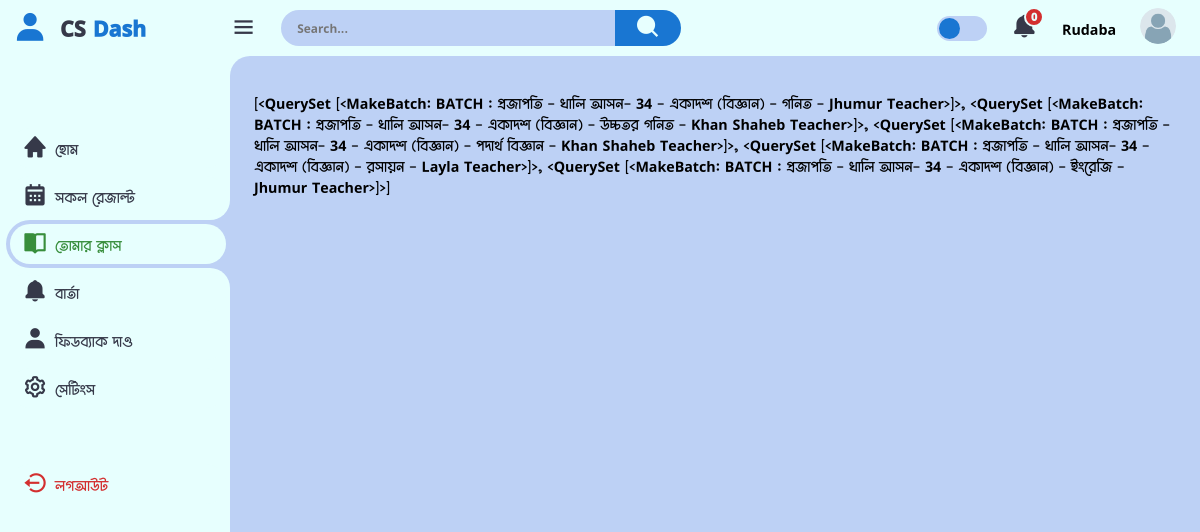
The page /student_dashboard/class (signed in) on the database its author committed.
### users/models.py (models this page shows, shortened)
class CustomUser(AbstractUser):
    username = None
    email = models.EmailField("email_address", unique=True, max_length=354)
    phone_number = models.CharField(max_length=15, blank=True, null=True)
    ROLE_CHOICES = [
        ('student', 'Student'),
        ('teacher', 'Teacher'),
        ('guardian', 'Guardian'),
    ]
    role = models.CharField(max_length=10, choices=ROLE_CHOICES)
    USERNAME_FIELD = "email"
    REQUIRED_FIELDS = ['phone_number']
    objects = CustomManager()
    class Meta:
        verbose_name_plural = "ইউজার অ্যাকাউন্ট *VIP* "

class Student(models.Model):
    user = models.OneToOneField(CustomUser, on_delete=models.CASCADE)
    basic_step_of_reg = models.BooleanField(default=False)
    choose_subjects = models.BooleanField(default=False)
    s_approval = models.BooleanField(default=False)
    guardian_phone_is_verified = models.BooleanField(default=False)
    s_name = models.CharField(max_length=170, null=True, blank=True)
    shift = models.ForeignKey(Shift, on_delete=models.CASCADE, null=True, blank=True)
    batch = models.ForeignKey(Batch, on_delete=models.CASCADE, null=True, blank=True)
    profile_pic = models.ImageField( upload_to="student", default='avatar.png')
    class_subjects = models.ForeignKey(ClassWithSubject, on_delete=models.CASCADE, null=True, blank=True )
    s_id = models.IntegerField(null=True, blank=True)
    guardian_phone = models.CharField(max_length=15)
    your_subjects = MultiSelectField(max_length=170, null=True, blank=True)
    s_phone = models.CharField(max_length=15, blank=True, null=True)
    guardian_email = models.EmailField(max_length=100, blank=True, null=True)
    created_at = models.DateTimeField(auto_now_add=True)
    updated_at = models.DateTimeField(auto_now=True)
    def __init__(self, *args, **kwargs):
        super(Student, self).__init__(*args, **kwargs)
        if self.class_subjects:
            self._meta.get_field('your_subjects').choices = [
                (subject.name.lower(), subject.name) for subject in self.class_subjects.subjects.all()
            ]
        else:
            self._meta.get_field('your_subjects').choices = [
                ('math', 'math')
            ]
    class Meta:
        verbose_name_plural = "ইউজার ( শিক্ষার্থী )"

class MakeBatch(models.Model):
    batch = models.ForeignKey(Batch, on_delete=models.CASCADE)
    class_name = models.ForeignKey( ClassWithSubject, on_delete=models.CASCADE)
    subject = models.ForeignKey(Subjects, on_delete=models.CASCADE, null=True,blank=True)
    teacher = models.ForeignKey(Teacher, on_delete=models.CASCADE, null=True,blank=True)
    start_class = models.TimeField(null=True,blank=True)
    end_class = models.TimeField(null=True, blank=True)
    def __str__(self):
        return f"BATCH : {self.batch} - {self.class_name} - {self.subject} - {self.teacher}"
    class Meta:
        verbose_name_plural = "ব্যাচ ও বিষয় ভিত্তিক শিক্ষক"

class Batch(models.Model):
    shift = models.ForeignKey(Shift, on_delete=models.CASCADE)
    batch_name = models.CharField( max_length=50)
    class_start = models.TimeField( auto_now=False, auto_now_add=False,null=True,blank=True)
    class_end = models.TimeField( auto_now=False, auto_now_add=False,null=True,blank=True)
    max_seat = models.IntegerField(default=35)
    total_available_seats = models.IntegerField(default=35, null=True, blank=True)
    def __str__(self):
        return f"{self.batch_name} - খালি আসন- {self.total_available_seats}"
    class Meta:
        verbose_name_plural = "ব্যাচ তৈরি"

class ClassWithSubject(models.Model):
    s_class = models.CharField(max_length=50, choices=class_for_student, null=True, blank=True)
    subjects = models.ManyToManyField(Subjects)
    def __str__(self):
        return self.s_class
    class Meta:
        verbose_name_plural = "শ্রেণী হিসেবে বিষয় নির্বাচন"

class Subjects(models.Model):
    name = models.CharField(max_length=100 )
    def __str__(self):
        return self.name
    class Meta:
        verbose_name_plural = "বিষয় যুক্ত করুন"

class Teacher(models.Model):
    user = models.OneToOneField(CustomUser, on_delete=models.CASCADE)
    basic_step_of_reg = models.BooleanField(default=False)
    t_name = models.CharField(max_length=100)
    profile_pic = models.ImageField(upload_to="teacher", default='teacher.png')
    teacher_background = models.CharField(max_length=20, choices=background_of_teacher)
    t_present_adress = models.CharField( max_length=150, null=True, blank=True)
    t_permnt_adress = models.CharField( max_length=150, null=True, blank=True)
    t_extra_phone = models.CharField( max_length=50, null=True, blank=True)
    t_approval = models.BooleanField(default=False)
    created_at = models.DateTimeField(auto_now_add=True)
    updated_at = models.DateTimeField(auto_now=True)
    def __str__(self):
        return f"{self.t_name} Teacher"
    class Meta:
        verbose_name_plural = "ইউজার( শিক্ষক-শিক্ষিকা )"

### home/views.py (the view, shortened to what this page needs)
# urls.py: path('student_dashboard/<str:page>', student_dashb, name="student_dashb"),
@login_required
def student_dashb(request, page=None):
    if request.user.role == 'student':
        if page == 'feedback':
            return render(request, 'student/dash_feedback.html')
        elif page == 'message':
            all_msg = MessageForStudent.objects.filter(message_for = request.user.student).order_by('-upload_at', 'visited')
            context = {
                'all_message':all_msg,
            }
            return render(request, 'student/dash_message.html', context)
        elif page == 'settings':
            return edit_profile(request)
        elif page == 'hw':
            hw = {1:"New hw added 2023"}
            context = {'hw':hw}
            return render(request, 'student/hw.html', context)
        elif page == 'sheet':
            sheet = {'title':"New note of chapter 3"}
            context = {'hw':sheet}
            return render(request, 'student/sheets.html', context)
        elif page == 'class':
            student = request.user.student
            routine = []
            student_batch = student.batch
            if student_batch:
                subjects_per_class = student.class_subjects
                if subjects_per_class:
                    subjects = subjects_per_class.subjects.all()
                    for subject in subjects:
                        data = MakeBatch.objects.filter(batch=student_batch, class_name=subjects_per_class, subject=subject)
                        if data:
                            routine.append(data)
            context = {'routine': routine}
            return render(request, 'student/dash_class.html', context)
        elif page == 'change_password':
            return change_password(request)
        elif page == 'result':
            mark = MarksOfStudent.objects.filter(student_id = request.user.student.s_id)
            return render(request, 'student/dash_result.html', context={'marks':mark})
        else:
            return render(request, 'student/dash_home.html')
    else:
        return render(request, 'main/404.html')

### home/public.py (called while the page is built, shortened)
def common_data(request):
    try:
        if request.user.role == "student":
            try:
                unviewed_msg_std = MessageForStudent.objects.filter(message_for = request.user.student, visited = False).count()
            except:
                unviewed_msg_std = 0
            context = {
                'unviewed_msg_std' : unviewed_msg_std,
            }
        else:
            context={}
    except:
        context = {}
    return context

### templates/student/dash_class.html
{% extends 'student/dash_base.html' %}
{% block content %}
{{routine}}
{% endblock content %}

### templates/student/dash_base.html (shortened to what this page needs)
{% load static %}
<!DOCTYPE html>
<html lang="en">
<head>
    <link href='https://unpkg.com/boxicons@2.1.4/css/boxicons.min.css' rel='stylesheet'>
    <link rel="stylesheet" href="{% static 'css/d.css' %}">
</head>
<body>
    <div class="sidebar">
        <a href="{% url "student_dashb" 'home' %}" class="logo">
            <i class='bx bxs-user'></i>
            <div class="logo-name"><span> CS</span> Dash</div>
        </a>
        <ul class="side-menu">
            {% url 'student_dashb' page='home' as home %}
            {% url 'student_dashb' page='result' as result %}
            {% url 'student_dashb' page='class' as class %}
            {% url 'student_dashb' page='message' as message %}
            {% url 'student_dashb' page='feedback' as feedback %}
            {% url 'student_dashb' page='settings' as settings %}
            <li class="{% if request.path == home %}active{% endif %}">
                <a href="{% url 'student_dashb' page='home' %}"><i class='bx bxs-home'></i> হোম </a>
            </li>
            <li class="{% if request.path == result %}active{% endif %}">
                <a href="{% url 'student_dashb' page='result' %}"><i class='bx bxs-calendar'></i>সকল রেজাল্ট</a>
            </li>
            <li class="{% if request.path == class %}active{% endif %}">
                <a href="{% url 'student_dashb' page='class' %}"><i class='bx bxs-book-open'></i>তোমার ক্লাস</a>
            </li>
            <li class="{% if request.path == message %}active{% endif %}">
                <a href="{% url 'student_dashb' page='message' %}"><i class='bx bxs-bell'></i>বার্তা </a>
            </li>
            <li class="{% if request.path == feedback %}active{% endif %}">
                <a href="{% url 'student_dashb' page='feedback' %}"><i class='bx bxs-user'></i>ফিডব্যাক দাও </a>
            </li>
            <li class="{% if request.path == settings %}active{% endif %}">
                <a href="{% url 'student_dashb' page='settings' %}"><i class='bx bx-cog ' ></i>সেটিংস</a>
            </li>
        </ul>
        <ul class="side-menu">
            <li>
                <a href="{% url "logout" %}" class="logout">
                    <i class='bx bx-log-out-circle bx-flashing' ></i>
                    লগআউট
                </a>
            </li>
        </ul>
  </div>
    <div class="content">
        <nav>
            <i class='bx bx-menu'></i>
            <form action="#">
                <div class="form-input">
                    <input type="search" placeholder="Search...">
                    <button class="search-btn" type="submit"><i class='bx bxs-search'></i></button>
                </div>
            </form>
            <label for="theme-toggle" class="theme-toggle"></label>
            <a href="{% url "student_dashb" 'message' %}" class="notif">
                {% if unviewed_msg_std == 0 %}
                <i class='bx bxs-bell'></i>
                {% else %}
                <i class='bx bxs-bell bx-tada'></i>
                {% endif %}
                <span class="count">{{unviewed_msg_std}}</span>
            </a>
            {{request.user.student.s_name}}
            <a href="{% url "student_dashb" 'settings' %}" class="profile">
                <img src="{{request.user.student.profile_pic.url}}">
            </a>
        </nav>
        <main>
            {% block content %}{% endblock %}
        </main>
    </div>
</body>
</html>

### static/css/d.css (style rules this page uses)
:root { --light: rgb(231, 255, 254); --primary: #1976D2; --light-primary: #CFE8FF; --grey: #bdd1f5; --dark-grey: #AAAAAA; --dark: #363949; --danger: #D32F2F; --light-danger: #FECDD3; --warning: #FBC02D; --light-warning: #FFF2C6; --success: #388E3C; --light-success: #BBF7D0; }
* { margin: 0; padding: 0; box-sizing: border-box; font-family: bangali, sans-serif; }
.bx { font-size: 1.7rem; }
a { text-decoration: none; }
li { list-style: none; }
html { overflow-x: hidden; }
body { background: var(--grey); overflow-x: hidden; }
.sidebar { position: fixed; top: 0; left: 0; background: var(--light); width: 230px; height: 100%; z-index: 2000; overflow-x: hidden; scrollbar-width: none; transition: all 0.3s ease; }
.sidebar .logo { font-size: 24px; font-weight: 700; height: 56px; display: flex; align-items: center; color: var(--primary); z-index: 500; padding-bottom: 20px; box-sizing: content-box; }
.sidebar .logo .logo-name span { color: var(--dark); }
.sidebar .logo .bx { min-width: 60px; display: flex; justify-content: center; font-size: 2.2rem; }
.sidebar .side-menu { width: 100%; margin-top: 48px; }
.sidebar .side-menu li { height: 48px; background: transparent; margin-left: 6px; border-radius: 48px 0 0 48px; padding: 4px; }
.sidebar .side-menu li.active { background: var(--grey); position: relative; }
.sidebar .side-menu li.active::before { content: ""; position: absolute; width: 40px; height: 40px; border-radius: 50%; top: -40px; right: 0; box-shadow: 20px 20px 0 var(--grey); z-index: -1; }
.sidebar .side-menu li.active::after { content: ""; position: absolute; width: 40px; height: 40px; border-radius: 50%; bottom: -40px; right: 0; box-shadow: 20px -20px 0 var(--grey); z-index: -1; }
.sidebar .side-menu li a i { margin-left: 5px; text-align: center; }
.sidebar .side-menu li a { width: 100%; height: 100%; background: var(--light); display: flex; align-items: center; border-radius: 48px; font-size: 16px; color: var(--dark); white-space: nowrap; overflow-x: hidden; transition: all 0.3s ease; font-family: bangali; }
.sidebar .side-menu li.active a { color: var(--success); }
.sidebar .side-menu li a .bx { min-width: calc(60px - ((4px + 6px) * 2)); display: flex; font-size: 1.6rem; justify-content: center; }
.sidebar .side-menu li a.logout { color: var(--danger); }
.content { position: relative; width: calc(100% - 230px); left: 230px; transition: all 0.3s ease; }
.content nav { height: 56px; background: var(--light); padding: 0 24px 0 0; display: flex; align-items: center; grid-gap: 24px; position: sticky; top: 0; left: 0; z-index: 1000; }
.content nav::before { content: ""; position: absolute; width: 40px; height: 40px; bottom: -40px; left: 0; border-radius: 50%; box-shadow: -20px -20px 0 var(--light); }
.content nav a { color: var(--dark); }
.content nav .bx.bx-menu { cursor: pointer; color: var(--dark); }
.content nav form { max-width: 400px; width: 100%; margin-right: auto; }
.content nav form .form-input { display: flex; align-items: center; height: 36px; }
.content nav form .form-input input { flex-grow: 1; padding: 0 16px; height: 100%; border: none; background: var(--grey); border-radius: 36px 0 0 36px; outline: none; width: 100%; color: var(--dark); }
.content nav form .form-input button { width: 80px; height: 100%; display: flex; justify-content: center; align-items: center; background: var(--primary); color: var(--light); font-size: 18px; border: none; outline: none; border-radius: 0 36px 36px 0; cursor: pointer; }
.content nav .notif { font-size: 20px; position: relative; }
.content nav .notif .count { position: absolute; top: -6px; right: -6px; width: 20px; height: 20px; background: var(--danger); border-radius: 50%; color: var(--light); border: 2px solid var(--light); font-weight: 700; font-size: 12px; display: flex; align-items: center; justify-content: center; }
.content nav .profile img { width: 36px; height: 36px; object-fit: cover; border-radius: 50%; }
.content nav .theme-toggle { display: block; min-width: 50px; height: 25px; background: var(--grey); cursor: pointer; position: relative; border-radius: 25px; }
.content nav .theme-toggle::before { content: ""; position: absolute; top: 2px; left: 2px; bottom: 2px; width: calc(25px - 4px); background: var(--primary); border-radius: 50%; transition: all 0.3s ease; }
.content main { width: 100%; padding: 36px 24px; max-height: calc(100vh - 56px); }

### rows shown on the page
CustomUser: user.student.s_name "Rudaba", user.student.profile_pic (placeholder picture)
MakeBatch: batch+class_name+subject "[<QuerySet [<MakeBatch: BATCH : প্রজাপতি - খালি আসন- 34 - একাদশ (বিজ্ঞান) - গনিত - Jhumur Teacher>]>, <QuerySet [<MakeBatch: BATCH : প্রজাপতি - খালি আসন- 34 - একাদশ (বিজ্ঞান) - উচ্চতর গনিত - Khan Shaheb Teacher>]>, <QuerySet [<MakeBatch: BATCH : প্রজাপতি - খালি আসন- 34 - একাদশ (বিজ্ঞান) - পদার্থ বিজ্ঞান - Khan Shaheb Teacher>]>, <QuerySet [<MakeBatch: BATCH : প্রজাপতি - খালি আসন- 34 - একাদশ (বিজ্ঞান) - রসায়ন - Layla Teacher>]>, <QuerySet [<MakeBatch: BATCH : প্রজাপতি - খালি আসন- 34 - একাদশ (বিজ্ঞান) - ইংরেজি - Jhumur Teacher>]>]"

### other values the page prints
{{ unviewed_msg_std }} "0"
